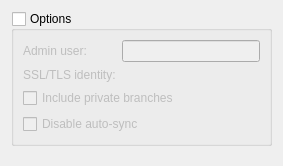
<?xml version="1.0" encoding="UTF-8"?>
<ui version="4.0">
 <class>Fossil::Internal::CloneOptionsPanel</class>
 <widget class="QWidget" name="Fossil::Internal::CloneOptionsPanel">
  <property name="geometry">
   <rect>
    <x>0</x>
    <y>0</y>
    <width>283</width>
    <height>166</height>
   </rect>
  </property>
  <property name="windowTitle">
   <string notr="true"/>
  </property>
  <layout class="QVBoxLayout" name="verticalLayout">
   <item>
    <widget class="QGroupBox" name="optionsGroupBox">
     <property name="sizePolicy">
      <sizepolicy hsizetype="Preferred" vsizetype="Minimum">
       <horstretch>0</horstretch>
       <verstretch>0</verstretch>
      </sizepolicy>
     </property>
     <property name="title">
      <string>Options</string>
     </property>
     <property name="flat">
      <bool>true</bool>
     </property>
     <property name="checkable">
      <bool>true</bool>
     </property>
     <property name="checked">
      <bool>false</bool>
     </property>
     <layout class="QGridLayout" name="gridLayout">
      <item row="0" column="0">
       <widget class="QLabel" name="label">
        <property name="text">
         <string>Admin user:</string>
        </property>
       </widget>
      </item>
      <item row="0" column="1">
       <widget class="QLineEdit" name="adminUserLineEdit">
        <property name="toolTip">
         <string>Privileged user added automatically to the created local repository.</string>
        </property>
       </widget>
      </item>
      <item row="1" column="0">
       <widget class="QLabel" name="sslIdentityFileLabel">
        <property name="text">
         <string>SSL/TLS identity:</string>
        </property>
       </widget>
      </item>
      <item row="1" column="1">
       <widget class="Utils::PathChooser" name="sslIdentityFilePathChooser" native="true">
        <property name="toolTip">
         <string>SSL/TLS client identity key to use if requested by the server.</string>
        </property>
       </widget>
      </item>
      <item row="2" column="0" colspan="2">
       <widget class="QCheckBox" name="includePrivateCheckBox">
        <property name="toolTip">
         <string>Allow transfer of private branches.</string>
        </property>
        <property name="text">
         <string>Include private branches</string>
        </property>
       </widget>
      </item>
      <item row="3" column="0" colspan="2">
       <widget class="QCheckBox" name="disableAutosyncCheckBox">
        <property name="toolTip">
         <string>Disable automatic pull prior to commit or update and automatic push after commit or tag or branch creation.</string>
        </property>
        <property name="text">
         <string>Disable auto-sync</string>
        </property>
       </widget>
      </item>
     </layout>
    </widget>
   </item>
   <item>
    <spacer name="verticalSpacer">
     <property name="orientation">
      <enum>Qt::Vertical</enum>
     </property>
     <property name="sizeHint" stdset="0">
      <size>
       <width>20</width>
       <height>4</height>
      </size>
     </property>
    </spacer>
   </item>
  </layout>
 </widget>
 <customwidgets>
  <customwidget>
   <class>Utils::PathChooser</class>
   <extends>QWidget</extends>
   <header location="global">utils/pathchooser.h</header>
   <container>1</container>
   <slots>
    <signal>editingFinished()</signal>
    <signal>browsingFinished()</signal>
   </slots>
  </customwidget>
 </customwidgets>
 <resources/>
 <connections/>
</ui>
